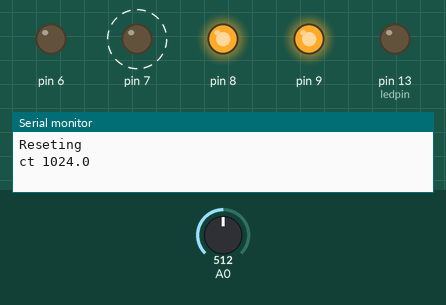
Simulated run of this sketch. Board: Arduino Uno, built with avr-gcc and run on an emulated ATmega328P. Shown: output pins drawn as LEDs (lit = HIGH), the last lines printed to the serial monitor. Dashed ring = blinking. The test bench sets the inputs (shaded band); at power-on: A0 = 512. The modem accepts every AT command (registered, SIM ready, sends succeed) and sends nothing else.

Above: at 4.0 s.
4.3 s: A0 set to 79
At 4.45 s:
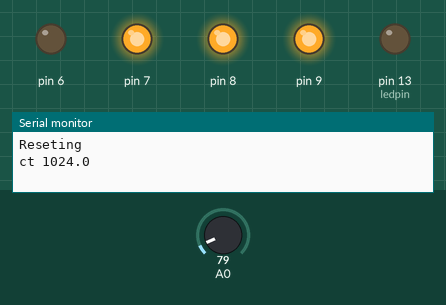
10.2 s: A0 set to 68
At 12.0 s:
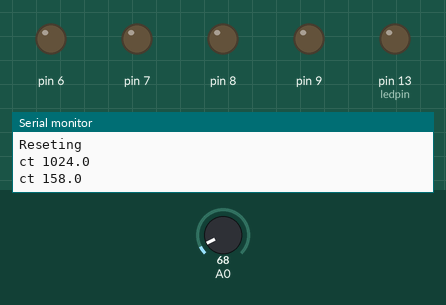
20.8 s: A0 set to 122
At 21.24 s:
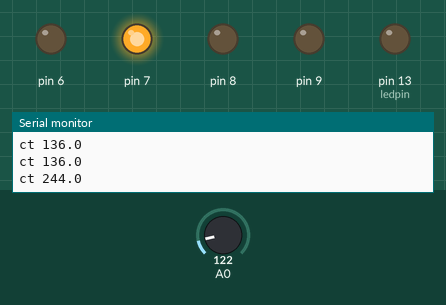
Timing chart, 0 to 32.7 s (numbered marks = the images above; inputs shaded):
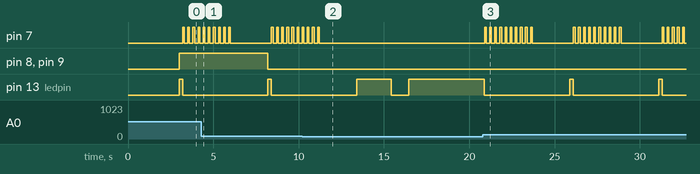

The sketch:

Grid_IOT.ino
```cpp
/*----------------------------------------------------------*/
//RX pin 10 --> esp TX
//TX pin 11 --> esp RX

/*-----------------------------------------------------*/

#include <SoftwareSerial.h>
#include <stdlib.h>

/*-------------------------------------------------------*/
// LED indicattion for sensor readings uploaded
    int ledpin   =  13;


#define TIME_OUT 15000
long int previous =0;
long int time_out =0;
/*------------------------------------------------------------*/

// your channel's thingspeak API key
String apiKey ="3H0977KKBSF85EKY";

/*----------------------------------------------------*/
SoftwareSerial ser(2,3); // RX, TX

// this runs once
void setup()
{


  // initialize the digital pin as an output.


 pinMode(ledpin,OUTPUT);
 pinMode(8,OUTPUT);
 pinMode(9,OUTPUT);

 pinMode(6,OUTPUT);
 pinMode(7,OUTPUT);


  // enable debug serial
  Serial.begin(9600);
  // enable software serial
  ser.begin(57600);


  // reset ESP8266
  ser.println("AT+RST");
  Serial.println("Reseting");
  delay(3000);

 digitalWrite(8,HIGH);
 digitalWrite(9,HIGH);

 digitalWrite(6,LOW);
 digitalWrite(7,LOW);


}


// the loop
void loop()

{

  // blink LED on board
   long int current= millis();
  digitalWrite(ledpin, HIGH);
  delay(200);
  digitalWrite(ledpin, LOW);


  // Read the value from Sensors
  // Read 10 values for averaging.
  /*--------------------------------------------------------*/
    int ct;

    ct = analogRead(0);
    ct = ct*2;
    delay(2);
//    ph = analogRead(1);
//    delay(2);

  /*-------------------------------------------------------*/

  /*-------------------------------------------------------*/
  // convert to string
    char buf[16];
//    char c;
//    if(Serial.available()>0)
//    {
//     c =Serial.read()
//     while(c != 0A){
//       rec +=c;
//        c = Serial.read();
//
//
//      }
//    }

    String strct  = dtostrf(ct, 4, 1, buf);
  /*---------------------------------------------------------------*/
//    String strph   = dtostrf(ph, 4, 1, buf);
  /*-------------------------------------------------------------*/
//   String strtemp   = dtostrf(temp, 4, 1, buf);

//
  Serial.print("ct ");
 Serial.println(strct);
// // Serial.println(rec);
//
  /*--------------------------------------------------------*/
// Serial.print("ph  ");
// Serial.println(strph);

// Serial.print("temp  ");
// Serial.println(strtemp);
//  /*--------------------------------------------------------*/
 if(time_out >= TIME_OUT){

     time_out = 0;
  // TCP connection
  String cmd = "AT+CIPSTART=\"TCP\",\"";
  cmd += "184.106.153.149"; // api.thingspeak.com
  cmd += "\",80";
  ser.println(cmd);
 /*-----------------------------------------------*/
  if(ser.find("Error")){
    Serial.println("AT+CIPSTART error");
    return;
  }
 /*----------------------------------------*/
  // prepare GET string
  String getStr = "GET /update?api_key=";
  getStr += apiKey;
  getStr +="&field1=";
  getStr += String(strct);
//  getStr +="&field2=";
//  getStr += String(strph);
//  getStr +="&field3=";
//  getStr += String(strprox);
//  getStr +="&field4=";
//  getStr += String(strvolt);
  getStr += "\r\n\r\n";


/*-----------------------------------------------------------*/
  // send data length
  cmd = "AT+CIPSEND=";
  cmd += String(getStr.length());
  ser.println(cmd);
  /*-------------------------------------------*/
    if(ser.find(">"))
    {
    ser.print(getStr);
    }
  else{

    ser.println("AT+CIPCLOSE");
    // alert user
    Serial.println("AT+CIPCLOSE");
  }
  /*-------------------------------------------------------------------*/
  }

else{
     time_out += current - previous;
     previous = current;

}

if(ct > 150){


    int count = 10;

    while(count>0){
      digitalWrite(7,HIGH);
      delay(100);
      digitalWrite(7,LOW);
      delay(200);

      count--;
    }

    delay(2000);
    digitalWrite(8,LOW);
    digitalWrite(9,LOW);

}

  // thingspeak needs 15 sec delay between updates


}
```

Measured:
- the behaviour switches between 76 and 75 on A0 (found by bisection; images 1 and 2)
- after the input at 10.2 s, pin 7: goes on until 11.2 s, then stays LOW
- after the input at 20.8 s, pin 7: LOW → HIGH after 0.09 s, then repeats every 5.2 s: 9 × (LOW 0.20 s, HIGH 0.10 s), LOW 2.4 s, HIGH 0.10 s
- by itself, pin 13 (ledpin): alternates HIGH for 0.20 s and LOW for 5.0 s
